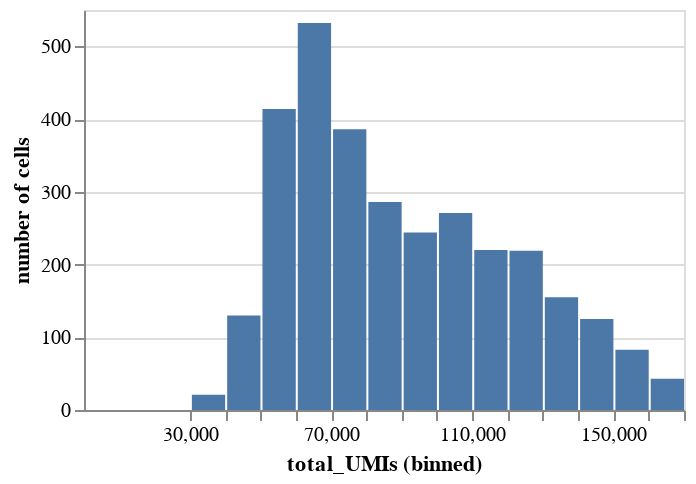

The notebook cell saved with this chart:
### Markdown cell above
## Look at UMIs per cell
Just inspect total UMIs per cell distribution:

### Code cell
umis_per_cell_chart = (
    alt.Chart(integrated_data[["cell_barcode", "total_UMIs"]].drop_duplicates())
    .encode(
        x=alt.X("total_UMIs", bin=alt.Bin(step=10000), scale=alt.Scale(zero=True)),
        y=alt.Y("count()", title="number of cells"),
    )
    .mark_bar()
    .properties(width=300, height=200)
)

umis_per_cell_chart

### Figure 1 — Vega-Lite specification as saved in the notebook (floating-point values rounded to 4 significant figures; data arrays with more than 128 entries replaced by an {"elided": "..."} marker saying what was removed)
{"config": {"view": {"continuousWidth": 400, "continuousHeight": 300}}, "data": {"name": "data-d965024ff6cb804857cc4ae985e2f467"}, "mark": "bar", "encoding": {"x": {"type": "quantitative", "bin": {"step": 10000}, "field": "total_UMIs", "scale": {"zero": true}}, "y": {"type": "quantitative", "aggregate": "count", "title": "number of cells"}}, "height": 200, "width": 300, "$schema": "https://vega.github.io/schema/vega-lite/v4.8.1.json", "datasets": {"data-d965024ff6cb804857cc4ae985e2f467": {"elided": "3129 records"}}}
